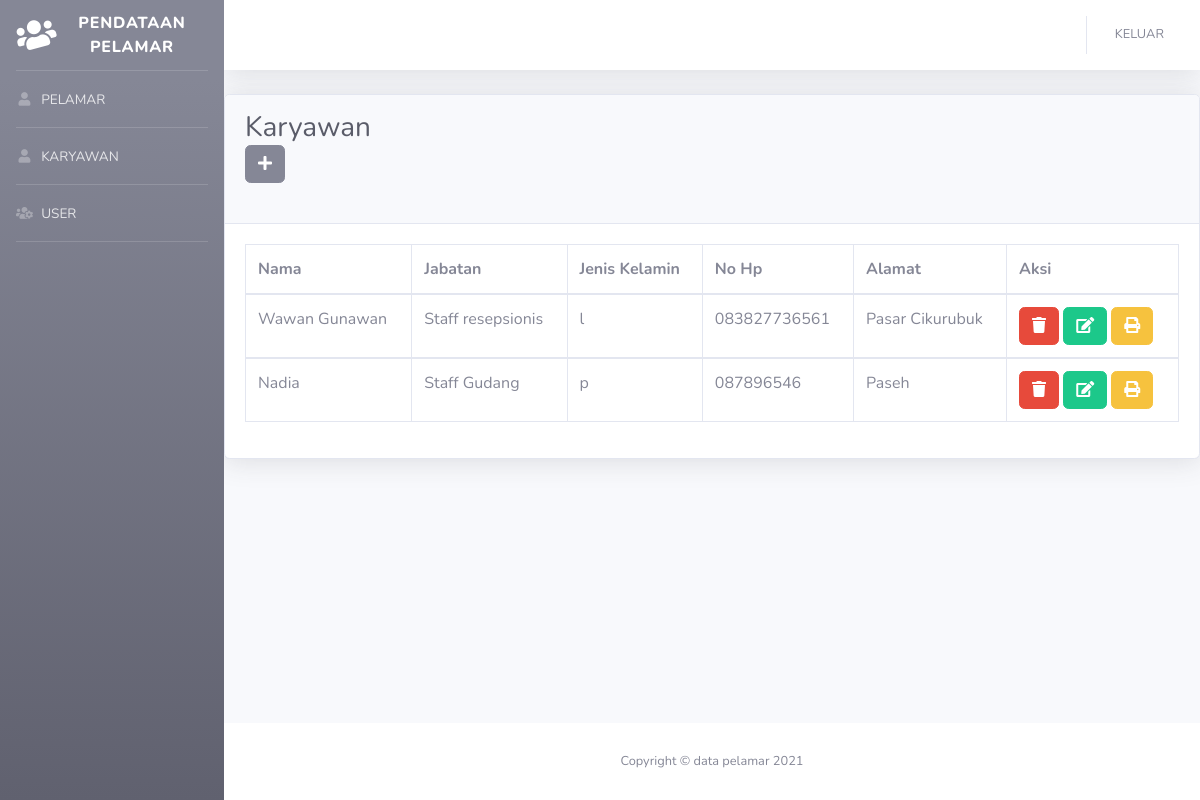
The app's page /index.php/karyawan with its own data.
### tables this page shows
CREATE TABLE `tbl_karyawan` (
  `nik` int(15) NOT NULL,
  `nama_karyawan` varchar(50) NOT NULL,
  `jabatan` varchar(50) NOT NULL,
  `jk` enum('p','l') NOT NULL,
  `no_hp` varchar(15) NOT NULL,
  `alamat` text NOT NULL
);

### application/controllers/Karyawan.php (called while the page is built, shortened)
<?php
class Karyawan extends CI_Controller {
    function __construct()
    {
        $this->load->model('Karyawan_model', 'km');
    }
    function index()
    {
        $data['karyawan'] = $this->km->karyawan();
        $this->load->view('template/header');
        $this->load->view('admin/karyawan', $data);
        $this->load->view('template/footer');
    }
}

### index.php (called while the page is built, shortened)
<?php
require_once BASEPATH.'core/CodeIgniter.php';

### application/models/Karyawan_model.php (called while the page is built, shortened)
<?php
class Karyawan_model extends CI_Model {
    function karyawan()
    {
        return $this->db->get('tbl_karyawan')->result();
    }
}

### application/views/admin/karyawan.php (the view)
<div class="card shadow mb-4">
           <div class="card-header py-3">
               <h4 class="h3 mb-4 text-gray-800">Karyawan
                <div class="table-responsive">
                <a href="<?= base_url('Karyawan/tambah')?>">
               <button class="btn btn-secondary btn-"><i class="fa fa-plus"></i></button>
                </a>
               </h4>
           </div>
           <div class="card-body">
               <div class="table-responsive">
                   <table class="table table-bordered" id="dataTable" width="100%" cellspacing="0">
                       <thead>
                           <tr>
                               <th>Nama</th>
                               <th>Jabatan</th>
                               <th>Jenis Kelamin</th>
                               <th>No Hp</th>
                               <th>Alamat</th>
                               <th>Aksi</th>
                           </tr>
                       </thead>
                      <?php
                      foreach($karyawan as $km):
                      ?>
                       <tbody>
                           <td><?= $km->nama_karyawan ?></td>
                           <td><?= $km->jabatan ?></td>
                           <td><?= $km->jk ?></td>
                           <td><?= $km->no_hp ?></td>
                           <td><?= $km->alamat?></td>
                           <td>
                           <a href="<?= base_url('Karyawan/hapus_k/'.$km->nik)?>">
                           <button class="btn btn-danger btn-"><i class="fa fa-trash"></i></button>
                           </a>
                           <a href="<?= base_url('Karyawan/edit_k/'.$km->nik)?>">
                           <button class="btn btn-success btn-"><i class="fa fa-edit"></i></button>
                           </a>
                           <a href="<?=base_url("Karyawan/print_karyawan/".$km->nik)?>" class="btn btn-warning btn-"><i class="fa fa-print"></i></a>
                           </td>
                       </tbody>
                       <?php
                       endforeach;
                       ?>
                   </table>
               </div>
           </div>
       </div>
   </div>

### records on screen
tbl_karyawan: nama_karyawan "Wawan Gunawan", jabatan "Staff resepsionis", jk "l", no_hp "083827736561", alamat "Pasar Cikurubuk"
tbl_karyawan: nama_karyawan "Nadia", jabatan "Staff Gudang", jk "p", no_hp "087896546", alamat "Paseh"
